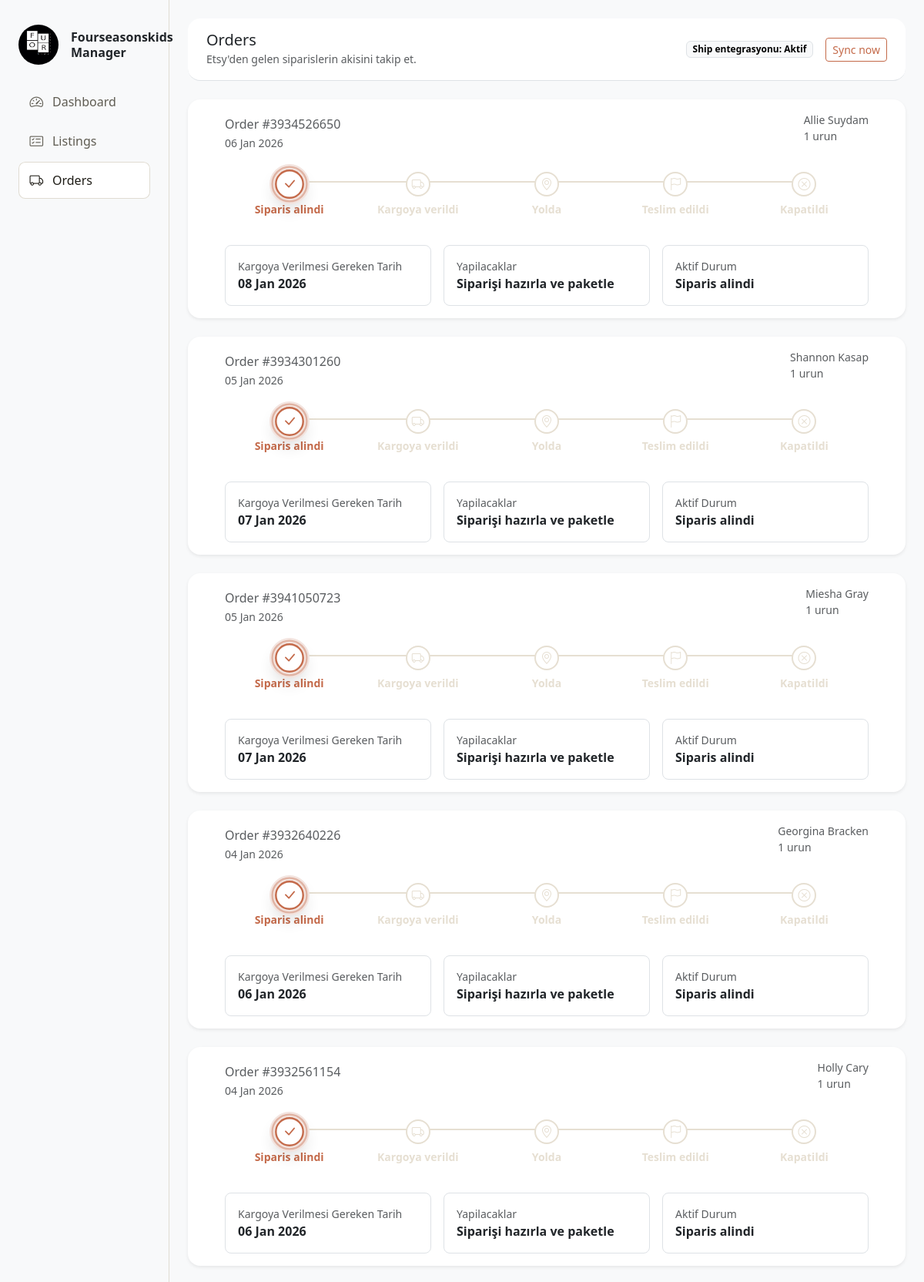
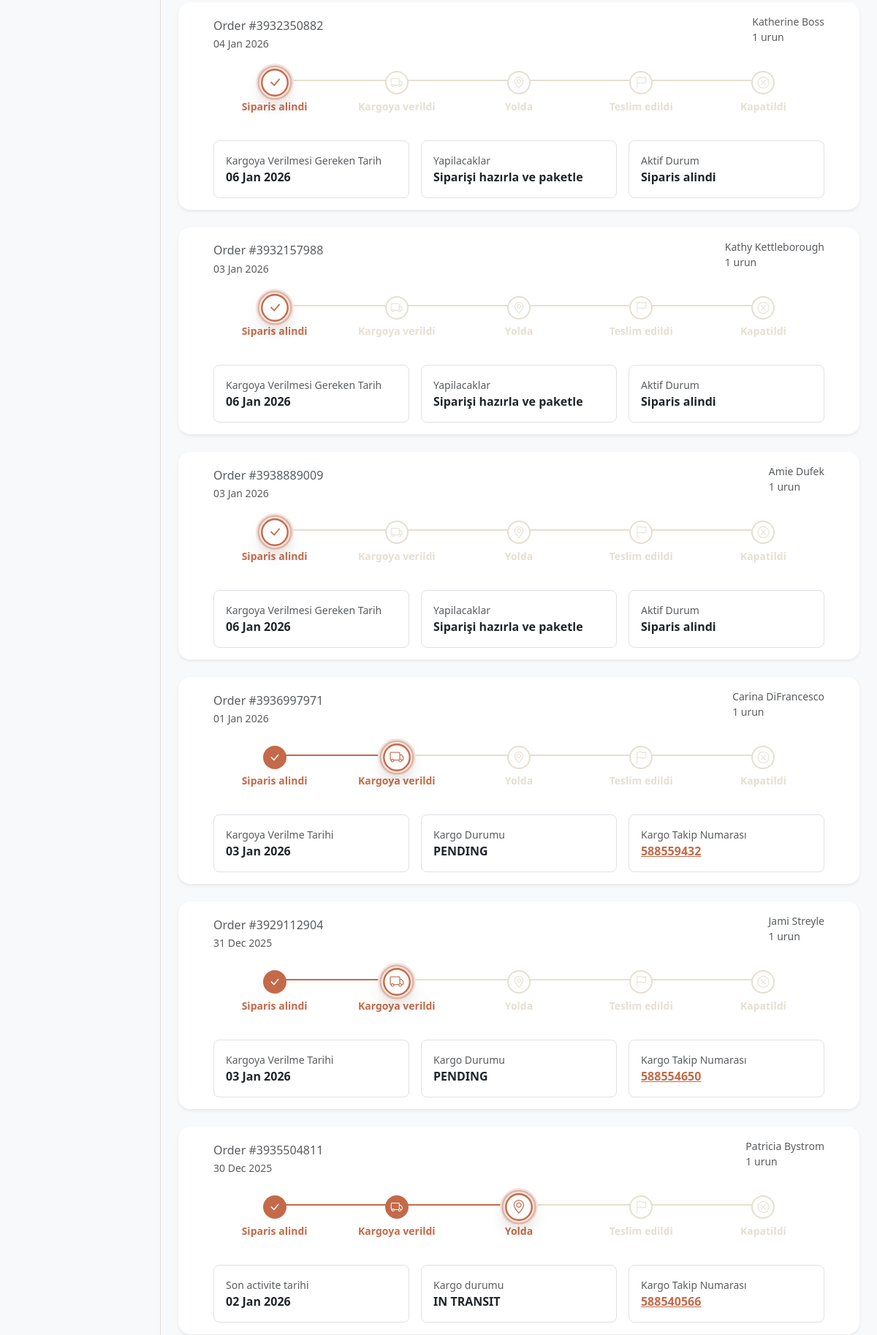
Screenshot of /orders/ (signed in, upper part) with the database file from the repository (2 pictures, top to bottom).
### orders/models.py (models this page shows, shortened)
class Order(models.Model):
    class Status(models.TextChoices):
        RECEIVED = "received", "Received"
        SHIPPED = "shipped", "Shipped"
        IN_TRANSIT = "in_transit", "In transit"
        DELIVERED = "delivered", "Delivered"
        CLOSED = "closed", "Closed"
    etsy_order_id = models.BigIntegerField(unique=True)
    status = models.CharField(max_length=20, choices=Status.choices, default=Status.RECEIVED)
    buyer_name = models.CharField(max_length=255, blank=True)
    buyer_email = models.EmailField(blank=True)
    total_amount = models.IntegerField(null=True, blank=True)
    currency = models.CharField(max_length=10, blank=True)
    order_created_at = models.DateTimeField(null=True, blank=True)
    shipped_at = models.DateTimeField(null=True, blank=True)
    delivered_at = models.DateTimeField(null=True, blank=True)
    expected_ship_date = models.DateTimeField(null=True, blank=True)
    last_synced_at = models.DateTimeField(null=True, blank=True)
    archived = models.BooleanField(default=False)
    owner = models.ForeignKey(settings.AUTH_USER_MODEL, on_delete=models.CASCADE)

class Shipment(models.Model):
    order = models.OneToOneField(Order, related_name="shipment", on_delete=models.CASCADE)
    tracking_number = models.CharField(max_length=100, blank=True)
    carrier_name = models.CharField(max_length=100, blank=True)
    carrier_status = models.CharField(max_length=100, blank=True)
    carrier_status_raw = models.TextField(blank=True)
    shipped_at = models.DateTimeField(null=True, blank=True)
    delivered_at = models.DateTimeField(null=True, blank=True)
    last_activity_at = models.DateTimeField(null=True, blank=True)
    last_checked_at = models.DateTimeField(null=True, blank=True)

### orders/views.py (the view)
# urls.py: path("", views.order_list, name="orders_home"),
@login_required
def order_list(request):
    recent_cutoff = timezone.now() - timezone.timedelta(days=30)
    orders = (
        Order.objects.filter(
            owner=request.user,
            order_created_at__gte=recent_cutoff,
            archived=False,
        )
        .select_related("shipment")
        .prefetch_related("items")
        .order_by("-order_created_at", "-id")
    )
    cards = []
    for order in orders:
        items_count = len(order.items.all())
        try:
            shipment = order.shipment
        except Order.shipment.RelatedObjectDoesNotExist:
            shipment = None
        steps, progress, active_step = _build_stepper(order, shipment)
        if active_step:
            active_step["show_close_button"] = (
                order.status == Order.Status.DELIVERED
            )
            active_step["show_archive_button"] = (
                order.status == Order.Status.CLOSED
            )
            active_step["close_url"] = reverse("orders_close", args=[order.id])
            active_step["archive_url"] = reverse("orders_archive", args=[order.id])
        cards.append(
            {
                "order": order,
                "steps": steps,
                "progress": progress,
                "active_step": active_step,
                "items_count": items_count,
                "status_label": STATUS_LABELS.get(order.status, "Bilinmiyor"),
                "tracking_number": shipment.tracking_number if shipment else "",
                "carrier_name": shipment.carrier_name if shipment else "",
                "carrier_status": shipment.carrier_status if shipment else "",
            }
        )
    return render(request, "orders/home.html", {"order_cards": cards})

### orders/views.py (called while the page is built)
def _format_detail_value(value, value_format=None):
    if value in (None, ""):
        return "-"
    if value_format and hasattr(value, "strftime"):
        return date_format(value, value_format)
    return value

def _decorate_details(details, active_label):
    for detail in details:
        if detail["label"] == "Durum":
            detail["display_label"] = "Aktif Durum"
            detail["display_value"] = active_label
        else:
            detail["display_label"] = detail["label"]
            detail["display_value"] = _format_detail_value(
                detail.get("value"), detail.get("value_format")
            )
    return details

### templates/orders/home.html (shortened to what this page needs)
{% extends "layout/base.html" %}
{% block content %}
<header class="topbar d-flex justify-content-between align-items-center px-4 py-3 border-bottom bg-white rounded-4 mb-4">
    <div>
        <h1 class="h5 mb-0">Orders</h1>
        <small class="text-muted">Etsy'den gelen siparislerin akisini takip et.</small>
    </div>
    <div class="d-flex align-items-center gap-3">
        <span class="badge text-bg-light border">Ship entegrasyonu: Aktif</span>
        <form method="post" action="{% url 'orders_sync' %}">
            <button class="btn btn-outline-primary btn-sm" type="submit">Sync now</button>
        </form>
    </div>
</header>
<div class="d-grid gap-4">
    {% if order_cards %}
    {% for card in order_cards %}
    <section class="card shadow-sm border-0 rounded-4">
        <div class="card-body px-5">
            {% include "orders/_summary.html" %}
            {% include "orders/_stepper.html" %}
            {% include "orders/_details.html" %}
        </div>
    </section>
    {% endfor %}
    {% endif %}
</div>
{% endblock %}

### templates/layout/base.html (shortened to what this page needs)
{% load static %}
<!doctype html>
<html lang="tr">
<head>
    <link href="https://cdn.jsdelivr.net/npm/bootstrap@5.3.3/dist/css/bootstrap.min.css" rel="stylesheet">
    <link href="https://cdn.jsdelivr.net/npm/bootstrap-icons@1.11.3/font/bootstrap-icons.css" rel="stylesheet">
    <link href="{% static 'css/base.css' %}" rel="stylesheet">
    <link href="{% static 'css/base.css' %}" rel="stylesheet">
    <link href="{% static 'css/dashboard.css' %}" rel="stylesheet">
</head>
<body class="bg-light">
    <div class="app-shell d-flex">
        <aside class="sidebar d-flex flex-column">
            <a class="brand d-flex align-items-center gap-3 text-decoration-none" href="/">
                <img src="{% static 'logo/logo.png' %}" alt="Site logo" width="52" height="52" class="rounded-circle">
                <span class="d-flex flex-column lh-sm text-dark">
                    <span class="fw-semibold">Fourseasonskids</span>
                    <span class="fw-semibold">Manager</span>
                </span>
            </a>
            <nav class="sidebar-nav mt-4">
                <a href="/" class="sidebar-link {% if request.path == '/' %}active{% endif %}">
                    <i class="bi bi-speedometer2 icon"></i>
                    Dashboard
                </a>
                <a href="/listings/"
                    class="sidebar-link {% if request.path|slice:':9' == '/listings' %}active{% endif %}">
                    <i class="bi bi-card-checklist icon"></i>
                    Listings
                </a>
                <a href="/orders/" class="sidebar-link {% if request.path|slice:':7' == '/orders' %}active{% endif %}">
                    <i class="bi bi-truck icon"></i>
                    Orders
                </a>
            </nav>
        </aside>
        <div class="content flex-grow-1 d-flex flex-column">
            <main class="flex-grow-1 p-4">
                {% block content %}{% endblock %}
            </main>
        </div>
    </div>
</body>
</html>

### templates/orders/_summary.html
  <div
    class="d-flex flex-wrap justify-content-between align-items-center gap-3 mb-3"
  >
    <div class="text-muted small">
      <h2 class="h6 mb-1">Order #{{ card.order.etsy_order_id }}</h2>
      {% if card.order.order_created_at %}
      {{ card.order.order_created_at|date:"d M Y" }} {% else %} Tarih bilinmiyor
      {% endif %}
    </div>
    <div>
      <div class="text-muted small">
        {{ card.order.buyer_name|default:"-" }}
        <p>{{ card.items_count }} urun</p>
      </div>
    </div>
  </div>

### templates/orders/_stepper.html
<div class="order-stepper mb-4" style="--progress: {{ card.progress }};">
    {% for step in card.steps %}
    <div class="order-step {{ step.state }}">
        <div class="order-step-dot"><i class="bi bi-{{ step.icon }}"></i></div>
        <div class="small fw-semibold">{{ step.label }}</div>
    </div>
    {% endfor %}
</div>

### templates/orders/_details.html (shortened to what this page needs)
<div class="row g-3">
    {% for detail in card.active_step.details %}
    <div class="col-12 col-md-4">
        <div class="border rounded-3 p-3 h-100">
            <div class="text-muted small">{{ detail.display_label }}</div>
            {% if detail.display_label == "Kargo Takip Numarası" and detail.display_value != "-" %}
            <div class="fw-semibold">
                <a href="https://track.shipentegra.com/?trackno={{ detail.display_value }}" target="_blank" rel="noopener">
                    {{ detail.display_value }}
                </a>
            </div>
            {% else %}
            <div class="fw-semibold">{{ detail.display_value }}</div>
            {% endif %}
        </div>
    </div>
    {% endfor %}
</div>

### static/css/base.css (style rules this page uses)
:root { --color-primary: #c46a4a; --color-primary-hover: #b45c3f; --color-primary-soft: #f3e4df; --color-bg: #ffffff; --color-muted: #e6dfd2; --color-text: #1f1d17; --color-success: #7fa99b; --color-warning: #c46a4a; --step-active: var(--color-primary); --step-inactive: #e6dfd2; --step-line: #e6dfd2; }
.btn-outline-primary { color: var(--color-primary); border-color: var(--color-primary); background-color: transparent; }
a { color: var(--color-primary); }

### static/css/dashboard.css (style rules this page uses)
body { min-height: 100vh; background: red !important; overflow-x: hidden; }
.app-shell { min-height: 100vh; width: 100%; overflow-x: hidden; }
.sidebar { width: 220px; border-right: 1px solid #e0dcd2; padding: 2rem 1.5rem; }
.brand img { flex-shrink: 0; }
.sidebar-nav { display: flex; flex-direction: column; gap: 0.25rem; }
.sidebar-link { display: flex; align-items: center; gap: 0.75rem; padding: 0.65rem 0.9rem; border-radius: 0.55rem; text-decoration: none; color: #5f5c52; font-weight: 500; }
.sidebar-link .icon { font-size: 1.1rem; }
.sidebar-link:hover, .sidebar-link.active { background: #fff; color: #1f1d17; box-shadow: inset 0 0 0 1px #e0dcd2; }
.content { min-width: 0; }
main { overflow-x: hidden; }
.topbar { min-height: 76px; }
.order-stepper { --progress: 0; position: relative; display: grid; grid-template-columns: repeat(5, 1fr); align-items: start; padding: 0.25rem 0 0.75rem; }
.order-stepper::before { content: ""; position: absolute; top: 16px; height: 2px; left: 10%; right: 10%; background: linear-gradient(var(--step-active), var(--step-active)) left / calc(var(--progress) * 1%) 100% no-repeat, var(--step-line); }
.order-step { position: relative; z-index: 1; display: flex; flex-direction: column; align-items: center; text-align: center; padding: 0; color: var(--step-inactive); gap: 0.35rem; }
.order-step-dot { width: 32px; height: 32px; border-radius: 999px; border: 2px solid var(--step-inactive); display: grid; place-items: center; background: var(--color-bg); color: var(--step-inactive); }
.order-step.is-complete .order-step-dot { background: var(--step-active); border-color: var(--step-active); color: #fff; }
.order-step.is-active .order-step-dot { border-color: var(--step-active); color: var(--step-active); transform: scale(1.18); box-shadow: 0 0 0 6px var(--color-primary-soft), 0 10px 18px rgba(0, 0, 0, 0.16); position: relative; }
.order-step.is-complete, .order-step.is-active { color: var(--step-active); }
.order-step.is-active .small, .order-step.is-active .fw-semibold { font-weight: 700; }
.order-step.is-active .order-step-dot::after { content: ""; position: absolute; inset: -6px; border-radius: 999px; border: 2px solid color-mix(in srgb, var(--step-active) 40%, transparent); animation: step-pulse 1.8s ease-out infinite; }

### rows the page displays
Order: order.etsy_order_id "3934526650", order.order_created_at "06 Jan 2026", order.buyer_name "Allie Suydam", items_count "1", {{ card.progress }} 0 (drawn), label "Siparis alindi" "Kargoya verildi" "Yolda" "Teslim edildi" "Kapatildi", display_label "Kargoya Verilmesi Gereken Tarih" "Yapilacaklar" "Aktif Durum", display_value "08 Jan 2026" "Siparişi hazırla ve paketle" "Siparis alindi"
Order: order.etsy_order_id "3934301260", order.order_created_at "05 Jan 2026", order.buyer_name "Shannon Kasap", items_count "1", {{ card.progress }} 0 (drawn), label "Siparis alindi" "Kargoya verildi" "Yolda" "Teslim edildi" "Kapatildi", display_label "Kargoya Verilmesi Gereken Tarih" "Yapilacaklar" "Aktif Durum", display_value "07 Jan 2026" "Siparişi hazırla ve paketle" "Siparis alindi"
Order: order.etsy_order_id "3941050723", order.order_created_at "05 Jan 2026", order.buyer_name "Miesha Gray", items_count "1", {{ card.progress }} 0 (drawn), label "Siparis alindi" "Kargoya verildi" "Yolda" "Teslim edildi" "Kapatildi", display_label "Kargoya Verilmesi Gereken Tarih" "Yapilacaklar" "Aktif Durum", display_value "07 Jan 2026" "Siparişi hazırla ve paketle" "Siparis alindi"
Order: order.etsy_order_id "3932640226", order.order_created_at "04 Jan 2026", order.buyer_name "Georgina Bracken", items_count "1", {{ card.progress }} 0 (drawn), label "Siparis alindi" "Kargoya verildi" "Yolda" "Teslim edildi" "Kapatildi", display_label "Kargoya Verilmesi Gereken Tarih" "Yapilacaklar" "Aktif Durum", display_value "06 Jan 2026" "Siparişi hazırla ve paketle" "Siparis alindi"
Order: order.etsy_order_id "3932561154", order.order_created_at "04 Jan 2026", order.buyer_name "Holly Cary", items_count "1", {{ card.progress }} 0 (drawn), label "Siparis alindi" "Kargoya verildi" "Yolda" "Teslim edildi" "Kapatildi", display_label "Kargoya Verilmesi Gereken Tarih" "Yapilacaklar" "Aktif Durum", display_value "06 Jan 2026" "Siparişi hazırla ve paketle" "Siparis alindi"
Order: order.etsy_order_id "3932350882", order.order_created_at "04 Jan 2026", order.buyer_name "Katherine Boss", items_count "1", {{ card.progress }} 0 (drawn), label "Siparis alindi" "Kargoya verildi" "Yolda" "Teslim edildi" "Kapatildi", display_label "Kargoya Verilmesi Gereken Tarih" "Yapilacaklar" "Aktif Durum", display_value "06 Jan 2026" "Siparişi hazırla ve paketle" "Siparis alindi"
Order: order.etsy_order_id "3932157988", order.order_created_at "03 Jan 2026", order.buyer_name "Kathy Kettleborough", items_count "1", {{ card.progress }} 0 (drawn), label "Siparis alindi" "Kargoya verildi" "Yolda" "Teslim edildi" "Kapatildi", display_label "Kargoya Verilmesi Gereken Tarih" "Yapilacaklar" "Aktif Durum", display_value "06 Jan 2026" "Siparişi hazırla ve paketle" "Siparis alindi"
Order: order.etsy_order_id "3938889009", order.order_created_at "03 Jan 2026", order.buyer_name "Amie Dufek", items_count "1", {{ card.progress }} 0 (drawn), label "Siparis alindi" "Kargoya verildi" "Yolda" "Teslim edildi" "Kapatildi", display_label "Kargoya Verilmesi Gereken Tarih" "Yapilacaklar" "Aktif Durum", display_value "06 Jan 2026" "Siparişi hazırla ve paketle" "Siparis alindi"
Order: order.etsy_order_id "3936997971", order.order_created_at "01 Jan 2026", order.buyer_name "Carina DiFrancesco", items_count "1", {{ card.progress }} 25 (drawn), label "Siparis alindi" "Kargoya verildi" "Yolda" "Teslim edildi" "Kapatildi", display_label "Kargoya Verilme Tarihi" "Kargo Durumu" "Kargo Takip Numarası", display_value "03 Jan 2026"
Shipment: display_value "PENDING", display_value "588559432"
Order: order.etsy_order_id "3929112904", order.order_created_at "31 Dec 2025", order.buyer_name "Jami Streyle", items_count "1", {{ card.progress }} 25 (drawn), label "Siparis alindi" "Kargoya verildi" "Yolda" "Teslim edildi" "Kapatildi", display_label "Kargoya Verilme Tarihi" "Kargo Durumu" "Kargo Takip Numarası", display_value "03 Jan 2026"
Shipment: display_value "PENDING", display_value "588554650"
Order: order.etsy_order_id "3935504811", order.order_created_at "30 Dec 2025", order.buyer_name "Patricia Bystrom", items_count "1", {{ card.progress }} 50 (drawn), label "Siparis alindi" "Kargoya verildi" "Yolda" "Teslim edildi" "Kapatildi", display_label "Son activite tarihi" "Kargo durumu" "Kargo Takip Numarası", display_value "02 Jan 2026"
Shipment: display_value "IN TRANSIT", display_value "588540566"
